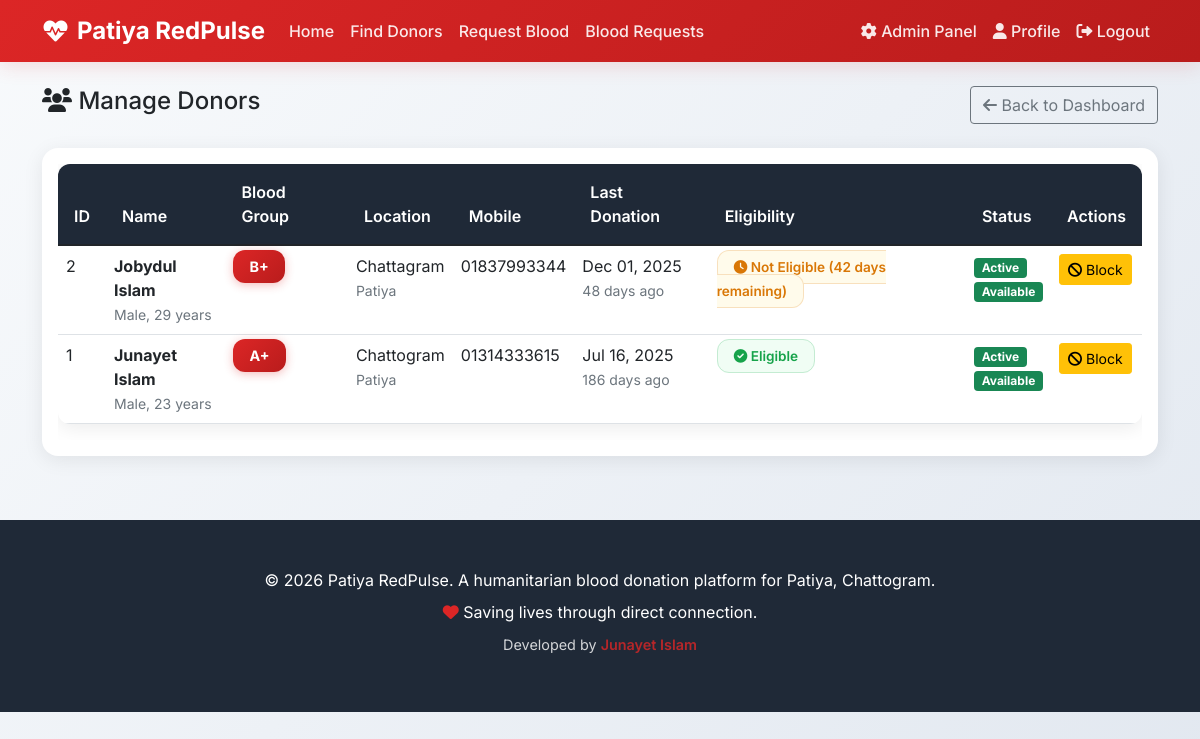
/admin-panel/donors/ (signed in), run on the app's committed database.
### accounts/models.py (models this page shows, shortened)
class Donor(models.Model):
    BLOOD_GROUPS = [
        ('A+', 'A+'),
        ('A-', 'A-'),
        ('B+', 'B+'),
        ('B-', 'B-'),
        ('AB+', 'AB+'),
        ('AB-', 'AB-'),
        ('O+', 'O+'),
        ('O-', 'O-'),
    ]
    GENDER_CHOICES = [
        ('Male', 'Male'),
        ('Female', 'Female'),
        ('Other', 'Other'),
    ]
    AVAILABILITY_STATUS = [
        ('Available', 'Available'),
        ('Not Available', 'Not Available'),
    ]
    user = models.OneToOneField(User, on_delete=models.CASCADE)
    full_name = models.CharField(max_length=100)
    blood_group = models.CharField(max_length=3, choices=BLOOD_GROUPS)
    gender = models.CharField(max_length=10, choices=GENDER_CHOICES)
    age = models.IntegerField()
    mobile_number = models.CharField(max_length=15)
    email = models.EmailField(blank=True, null=True)
    district = models.CharField(max_length=50)
    upazila = models.CharField(max_length=50)
    last_donation_date = models.DateField()
    availability_status = models.CharField(max_length=15, choices=AVAILABILITY_STATUS, default='Available')
    registration_date = models.DateTimeField(default=timezone.now)
    is_active = models.BooleanField(default=True)
    @property
    def days_since_last_donation(self):
        today = timezone.now().date()
        return (today - self.last_donation_date).days
    @property
    def is_eligible(self):
        return self.days_since_last_donation >= 90
    @property
    def eligibility_status(self):
        if self.is_eligible:
            return "Eligible to Donate"
        else:
            remaining_days = 90 - self.days_since_last_donation
            return f"Not Eligible ({remaining_days} days remaining)"
    class Meta:
        ordering = ['-registration_date']

### admin_panel/views.py (the view)
# urls.py: path('donors/', views.manage_donors, name='manage_donors'),
@login_required
def manage_donors(request):
    if not request.user.is_staff:
        messages.error(request, 'You do not have permission to access this page.')
        return redirect('home')
    donors = Donor.objects.all().order_by('-registration_date')
    context = {
        'donors': donors,
        'title': 'Manage Donors'
    }
    return render(request, 'admin_panel/manage_donors.html', context)

### templates/admin_panel/manage_donors.html
{% extends 'base.html' %}
{% block content %}
<div class="d-flex justify-content-between align-items-center mb-4">
    <h4><i class="fas fa-users"></i> Manage Donors</h4>
    <a href="{% url 'admin_dashboard' %}" class="btn btn-outline-secondary">
        <i class="fas fa-arrow-left"></i> Back to Dashboard
    </a>
</div>
<div class="card">
    <div class="card-body">
        {% if donors %}
            <div class="table-responsive">
                <table class="table table-hover">
                    <thead class="table-dark">
                        <tr>
                            <th>ID</th>
                            <th>Name</th>
                            <th>Blood Group</th>
                            <th>Location</th>
                            <th>Mobile</th>
                            <th>Last Donation</th>
                            <th>Eligibility</th>
                            <th>Status</th>
                            <th>Actions</th>
                        </tr>
                    </thead>
                    <tbody>
                        {% for donor in donors %}
                            <tr>
                                <td>{{ donor.id }}</td>
                                <td>
                                    <strong>{{ donor.full_name }}</strong><br>
                                    <small class="text-muted">{{ donor.gender }}, {{ donor.age }} years</small>
                                </td>
                                <td><span class="blood-group-badge">{{ donor.blood_group }}</span></td>
                                <td>
                                    {{ donor.district }}<br>
                                    <small class="text-muted">{{ donor.upazila }}</small>
                                </td>
                                <td>{{ donor.mobile_number }}</td>
                                <td>
                                    {{ donor.last_donation_date|date:"M d, Y" }}<br>
                                    <small class="text-muted">{{ donor.days_since_last_donation }} days ago</small>
                                </td>
                                <td>
                                    {% if donor.is_eligible %}
                                        <span class="eligible-badge">
                                            <i class="fas fa-check-circle"></i> Eligible
                                        </span>
                                    {% else %}
                                        <span class="not-eligible-badge">
                                            <i class="fas fa-clock"></i> {{ donor.eligibility_status }}
                                        </span>
                                    {% endif %}
                                </td>
                                <td>
                                    {% if donor.is_active %}
                                        <span class="badge bg-success">Active</span>
                                    {% else %}
                                        <span class="badge bg-danger">Blocked</span>
                                    {% endif %}
                                    <br>
                                    {% if donor.availability_status == 'Available' %}
                                        <small class="badge bg-success">Available</small>
                                    {% else %}
                                        <small class="badge bg-warning">Not Available</small>
                                    {% endif %}
                                </td>
                                <td>
                                    <a href="{% url 'toggle_donor_status' donor.id %}"
                                       class="btn btn-sm {% if donor.is_active %}btn-warning{% else %}btn-success{% endif %}"
                                       onclick="return confirm('Are you sure you want to {% if donor.is_active %}block{% else %}unblock{% endif %} this donor?')">
                                        {% if donor.is_active %}
                                            <i class="fas fa-ban"></i> Block
                                        {% else %}
                                            <i class="fas fa-check"></i> Unblock
                                        {% endif %}
                                    </a>
                                </td>
                            </tr>
                        {% endfor %}
                    </tbody>
                </table>
            </div>
        {% else %}
            <div class="text-center py-5">
                <i class="fas fa-users fa-3x text-muted mb-3"></i>
                <h5 class="text-muted">No donors found</h5>
            </div>
        {% endif %}
    </div>
</div>
{% endblock %}

### templates/base.html (style rules this page uses)
:root { --medical-red: #dc2626; --medical-red-dark: #b91c1c; --medical-red-light: #fef2f2; --medical-blue: #2563eb; --medical-blue-light: #eff6ff; --medical-green: #16a34a; --medical-green-light: #f0fdf4; --medical-yellow: #d97706; --medical-yellow-light: #fffbeb; --medical-gray: #6b7280; --medical-gray-light: #f9fafb; --medical-dark: #1f2937; }
* { font-family: 'Inter', sans-serif; }
body { background: linear-gradient(135deg, #f8fafc 0%, #e2e8f0 100%); min-height: 100vh; }
.card { background: white; border-radius: 16px; box-shadow: 0 4px 20px rgba(0, 0, 0, 0.08); border: none; overflow: hidden; transition: all 0.3s ease; }
.blood-group-badge { background: linear-gradient(135deg, var(--medical-red) 0%, var(--medical-red-dark) 100%); color: white; padding: 0.5rem 1rem; border-radius: 12px; font-weight: 700; font-size: 0.9rem; box-shadow: 0 2px 10px rgba(220, 38, 38, 0.3); }
.eligible-badge { background: var(--medical-green-light); color: var(--medical-green); padding: 0.5rem 1rem; border-radius: 12px; font-weight: 600; font-size: 0.85rem; border: 1px solid rgba(22, 163, 74, 0.2); }
.not-eligible-badge { background: var(--medical-yellow-light); color: var(--medical-yellow); padding: 0.5rem 1rem; border-radius: 12px; font-weight: 600; font-size: 0.85rem; border: 1px solid rgba(217, 119, 6, 0.2); }
.table { border-radius: 12px; overflow: hidden; box-shadow: 0 4px 20px rgba(0, 0, 0, 0.08); }
.table thead th { background: var(--medical-dark); color: white; font-weight: 600; border: none; padding: 1rem; }
.table tbody tr { transition: all 0.3s ease; }

### data on the page
Donor: id "2", full_name "Jobydul Islam", gender "Male", age "29", blood_group "B+", district "Chattagram", upazila "Patiya", mobile_number "01837993344", last_donation_date "Dec 01, 2025", days_since_last_donation "48", eligibility_status "Not Eligible (42 days remaining)", is_active "Active", availability_status "Available"
Donor: id "1", full_name "Junayet Islam", gender "Male", age "23", blood_group "A+", district "Chattogram", upazila "Patiya", mobile_number "01314333615", last_donation_date "Jul 16, 2025", days_since_last_donation "186", shows "Eligible", is_active "Active", availability_status "Available"
